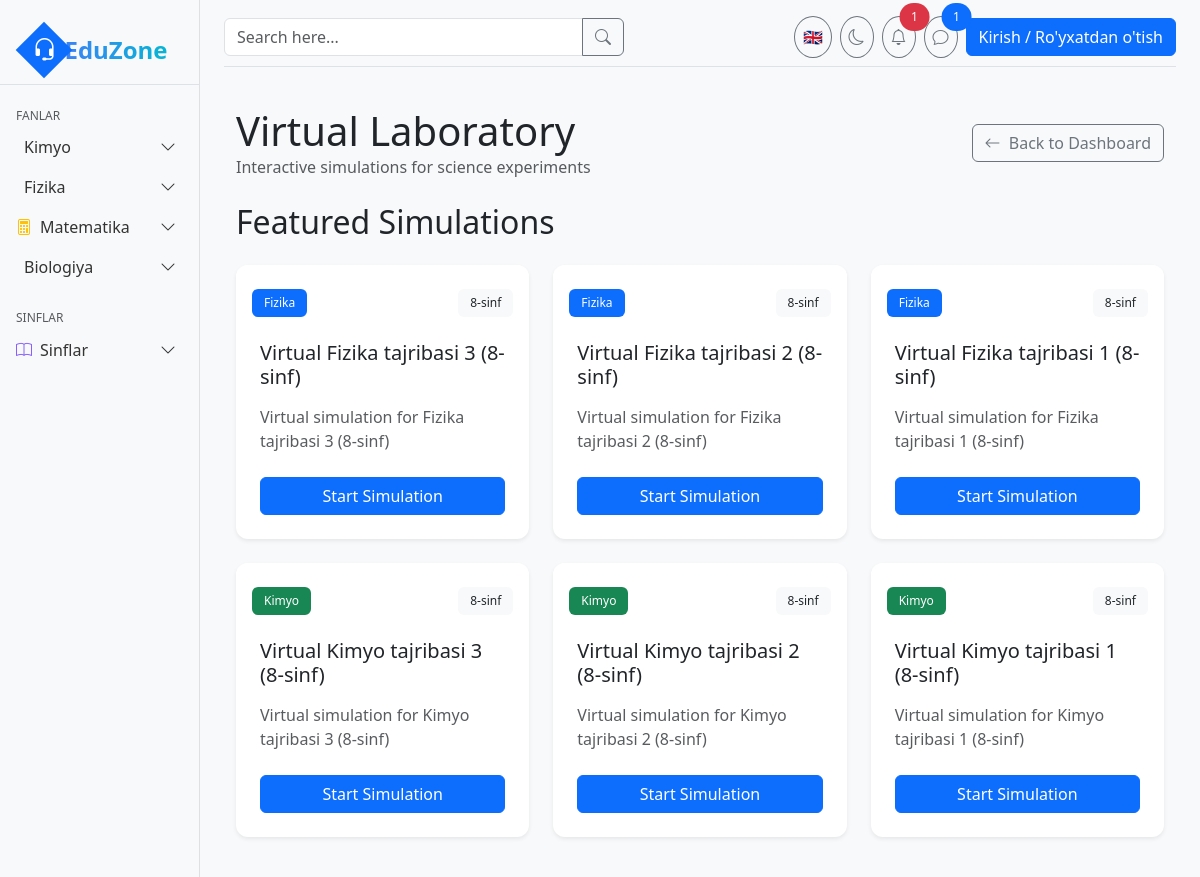
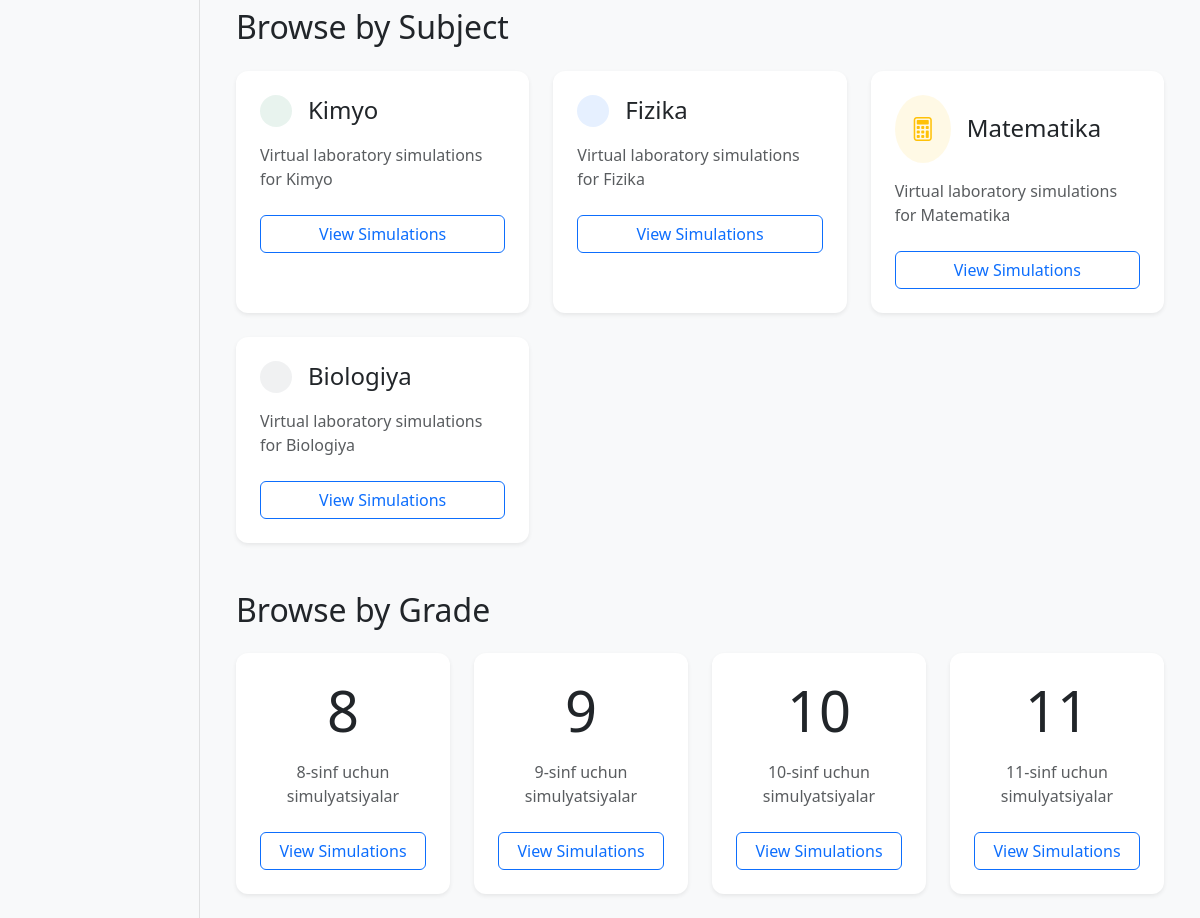
The app's page /api/simlab/ with its own data (2 pictures, top to bottom).
### simlab/models.py (models this page shows, shortened)
class Simulation(models.Model):
    title = models.CharField(max_length=200)
    slug = models.SlugField(unique=True)
    experiment = models.ForeignKey(Experiment, on_delete=models.CASCADE, related_name='simulations')
    simulation_type = models.ForeignKey(SimulationType, on_delete=models.CASCADE, related_name='simulations')
    description = models.TextField()
    instructions = models.TextField()
    code_js = models.TextField(blank=True, help_text="JavaScript code for the simulation")
    code_python = models.TextField(blank=True, help_text="Python code for the simulation")
    config = models.JSONField(default=dict, blank=True, help_text="Configuration parameters for the simulation")
    is_active = models.BooleanField(default=True)
    created_at = models.DateTimeField(auto_now_add=True)
    updated_at = models.DateTimeField(auto_now=True)

### core/models.py (models this page shows, shortened)
class Experiment(models.Model):
    DIFFICULTY_CHOICES = [
        ('easy', 'Oson'),
        ('medium', 'O\'rta'),
        ('hard', 'Qiyin'),
    ]
    title = models.CharField(max_length=200)
    slug = models.SlugField(unique=True)
    subject = models.ForeignKey(Subject, on_delete=models.CASCADE, related_name='experiments')
    grade = models.ForeignKey(Grade, on_delete=models.CASCADE, related_name='experiments')
    description = models.TextField()
    difficulty = models.CharField(max_length=10, choices=DIFFICULTY_CHOICES, default='medium')
    duration = models.CharField(max_length=50, help_text="e.g., '30 daqiqa'")
    instructions = models.TextField(blank=True)
    link = models.CharField(max_length=200, blank=True, null=True)
    is_vr = models.BooleanField(default=False, help_text="Is this a VR experiment?")
    created_at = models.DateTimeField(auto_now_add=True)
    updated_at = models.DateTimeField(auto_now=True)

class Subject(models.Model):
    name = models.CharField(max_length=100)
    slug = models.SlugField(unique=True)
    icon = models.CharField(max_length=50, help_text="Icon name (e.g., 'beaker', 'atom')")
    color = models.CharField(max_length=50, default="text-blue-500")
    bg_color = models.CharField(max_length=50, default="bg-blue-100")
    description = models.TextField(blank=True)

class Grade(models.Model):
    number = models.IntegerField(unique=True)
    description = models.TextField(blank=True)

### simlab/views.py (the view, shortened to what this page needs)
# urls.py: path('', views.simulation_home, name='home'),
def simulation_home(request):
    simulation_types = SimulationType.objects.all()
    subjects = Subject.objects.all()
    grades = Grade.objects.all().order_by('number')
    featured_simulations = Simulation.objects.filter(is_active=True).order_by('-created_at')[:6]
    user_progress = {}
    return render(request, 'simlab/home.html', {
        'simulation_types': simulation_types,
        'subjects': subjects,
        'grades': grades,
        'featured_simulations': featured_simulations,
        'user_progress': user_progress,
    })

### templates/simlab/home.html (shortened to what this page needs)
{% extends 'base.html' %}
{% load static %}
{% load simlab_tags %}
{% block content %}
<div class="container-fluid py-4">
    <div class="d-flex justify-content-between align-items-center mb-4">
        <div>
            <h1 class="mb-0">Virtual Laboratory</h1>
            <p class="text-muted mb-0">Interactive simulations for science experiments</p>
        </div>
        <a href="{% url 'home' %}" class="btn btn-outline-secondary">
            <i class="bi bi-arrow-left me-1"></i> Back to Dashboard
        </a>
    </div>
    <div class="mb-5">
        <h2 class="mb-4">Featured Simulations</h2>
        <div class="row g-4">
            {% for simulation in featured_simulations %}
            <div class="col-md-6 col-lg-4">
                <div class="card h-100 border-0 shadow-sm simulation-card">
                    <div class="card-header bg-white border-0 pt-4 pb-0">
                        <div class="d-flex justify-content-between align-items-center">
                            <span class="badge
                                {% if simulation.experiment.subject.name == 'Kimyo' %}bg-success
                                {% elif simulation.experiment.subject.name == 'Fizika' %}bg-primary
                                {% elif simulation.experiment.subject.name == 'Matematika' %}bg-warning
                                {% else %}bg-secondary{% endif %}">
                                {{ simulation.experiment.subject.name }}
                            </span>
                            <span class="badge bg-light text-dark">
                                {{ simulation.experiment.grade.number }}-sinf
                            </span>
                        </div>
                    </div>
                    <div class="card-body p-4">
                        <h3 class="h5 mb-3">{{ simulation.title }}</h3>
                        <p class="text-muted mb-4">{{ simulation.description|truncatechars:100 }}</p>
                        <a href="{% url 'simlab:run_simulation' simulation.slug %}" class="btn btn-primary w-100">
                            Start Simulation
                        </a>
                    </div>
                </div>
            </div>
            {% empty %}
            <div class="col-12">
                <div class="alert alert-info">
                    No simulations available yet. Check back soon!
                </div>
            </div>
            {% endfor %}
        </div>
    </div>
    <div class="mb-5">
        <h2 class="mb-4">Browse by Subject</h2>
        <div class="row g-4">
            {% for subject in subjects %}
            <div class="col-md-6 col-lg-4">
                <div class="card h-100 border-0 shadow-sm subject-card">
                    <div class="card-body p-4">
                        <div class="d-flex align-items-center gap-3 mb-3">
                            <div class="rounded-circle p-3
                                {% if subject.name == 'Kimyo' %}bg-success bg-opacity-10
                                {% elif subject.name == 'Fizika' %}bg-primary bg-opacity-10
                                {% elif subject.name == 'Matematika' %}bg-warning bg-opacity-10
                                {% else %}bg-secondary bg-opacity-10{% endif %}">
                                <i class="bi bi-{{ subject.icon }}
                                    {% if subject.name == 'Kimyo' %}text-success
                                    {% elif subject.name == 'Fizika' %}text-primary
                                    {% elif subject.name == 'Matematika' %}text-warning
                                    {% else %}text-secondary{% endif %}"
                                    style="font-size: 1.5rem;"></i>
                            </div>
                            <h3 class="h4 mb-0">{{ subject.name }}</h3>
                        </div>
                        <p class="text-muted mb-4">Virtual laboratory simulations for {{ subject.name }}</p>
                        <a href="{% url 'simlab:subject_simulations' subject.slug %}" class="btn btn-outline-primary w-100">
                            View Simulations
                        </a>
                    </div>
                </div>
            </div>
            {% empty %}
            <div class="col-12">
                <div class="alert alert-info">
                    No subjects available yet. Check back soon!
                </div>
            </div>
            {% endfor %}
        </div>
    </div>
    <div>
        <h2 class="mb-4">Browse by Grade</h2>
        <div class="row g-4">
            {% for grade in grades %}
            <div class="col-md-6 col-lg-3">
                <div class="card h-100 border-0 shadow-sm grade-card">
                    <div class="card-body p-4 text-center">
                        <h3 class="display-4 mb-3">{{ grade.number }}</h3>
                        <p class="text-muted mb-4">{{ grade.number }}-sinf uchun simulyatsiyalar</p>
                        <a href="{% url 'simlab:grade_simulations' grade.number %}" class="btn btn-outline-primary w-100">
                            View Simulations
                        </a>
                    </div>
                </div>
            </div>
            {% empty %}
            <div class="col-12">
                <div class="alert alert-info">
                    No grades available yet. Check back soon!
                </div>
            </div>
            {% endfor %}
        </div>
    </div>
</div>
{% endblock %}

### static/css/style.css (style rules this page uses)
body { min-height: 100vh; background-color: #f8f9fa; }
.card { border-radius: 0.75rem; transition: transform 0.2s ease, box-shadow 0.2s ease; }
.card-header { border-top-left-radius: 0.75rem !important; border-top-right-radius: 0.75rem !important; border-bottom: 1px solid rgba(0, 0, 0, 0.05); }
.badge { padding: 0.5rem 0.75rem; font-weight: 500; }

### templates/simlab/home.html (style rules this page uses)
.simulation-card, .subject-card, .grade-card { transition: transform 0.3s ease, box-shadow 0.3s ease; }

### records on screen
Simulation: experiment.subject.name "Fizika", experiment.grade.number "8", title "Virtual Fizika tajribasi 3 (8-sinf)", description "Virtual simulation for Fizika tajribasi 3 (8-sinf)"
Simulation: experiment.subject.name "Fizika", experiment.grade.number "8", title "Virtual Fizika tajribasi 2 (8-sinf)", description "Virtual simulation for Fizika tajribasi 2 (8-sinf)"
Simulation: experiment.subject.name "Fizika", experiment.grade.number "8", title "Virtual Fizika tajribasi 1 (8-sinf)", description "Virtual simulation for Fizika tajribasi 1 (8-sinf)"
Simulation: experiment.subject.name "Kimyo", experiment.grade.number "8", title "Virtual Kimyo tajribasi 3 (8-sinf)", description "Virtual simulation for Kimyo tajribasi 3 (8-sinf)"
Simulation: experiment.subject.name "Kimyo", experiment.grade.number "8", title "Virtual Kimyo tajribasi 2 (8-sinf)", description "Virtual simulation for Kimyo tajribasi 2 (8-sinf)"
Simulation: experiment.subject.name "Kimyo", experiment.grade.number "8", title "Virtual Kimyo tajribasi 1 (8-sinf)", description "Virtual simulation for Kimyo tajribasi 1 (8-sinf)"
Subject: name "Kimyo"
Subject: name "Fizika"
Subject: name "Matematika"
Subject: name "Biologiya"
Grade: number "8"
Grade: number "9"
Grade: number "10"
Grade: number "11"
